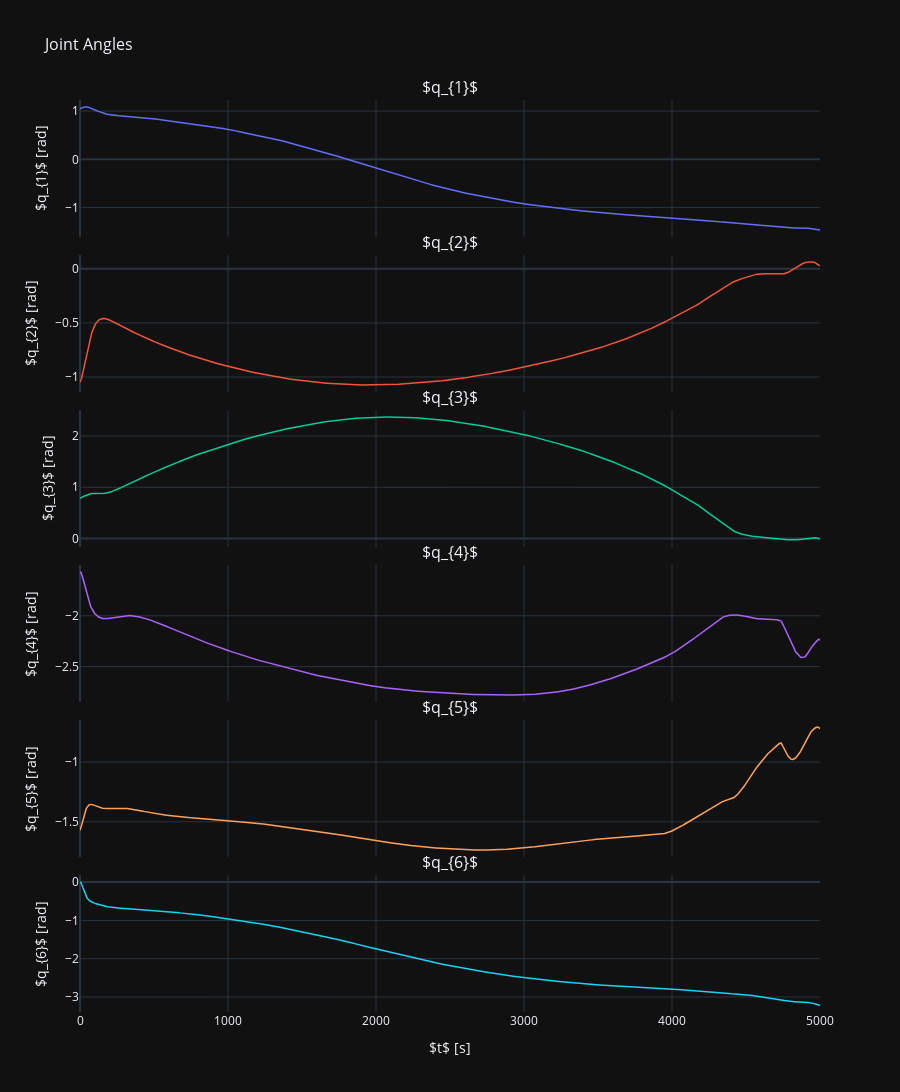
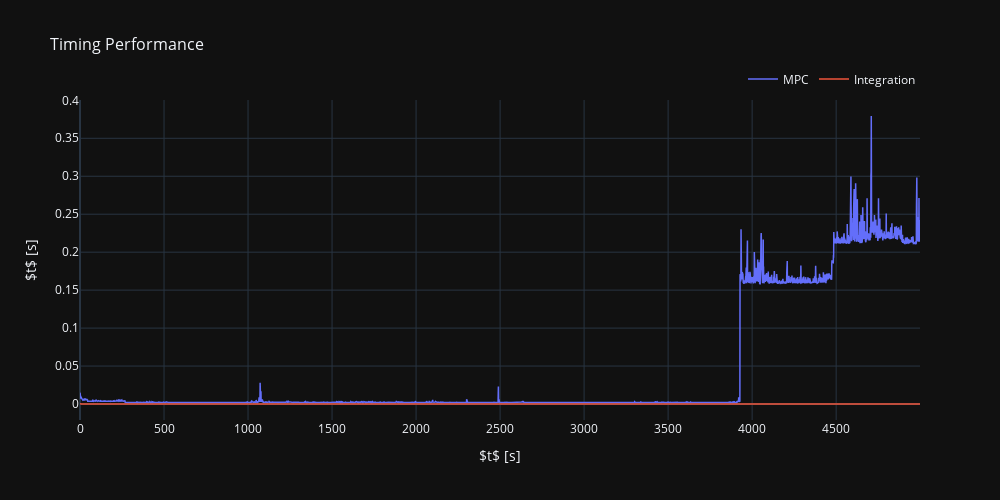
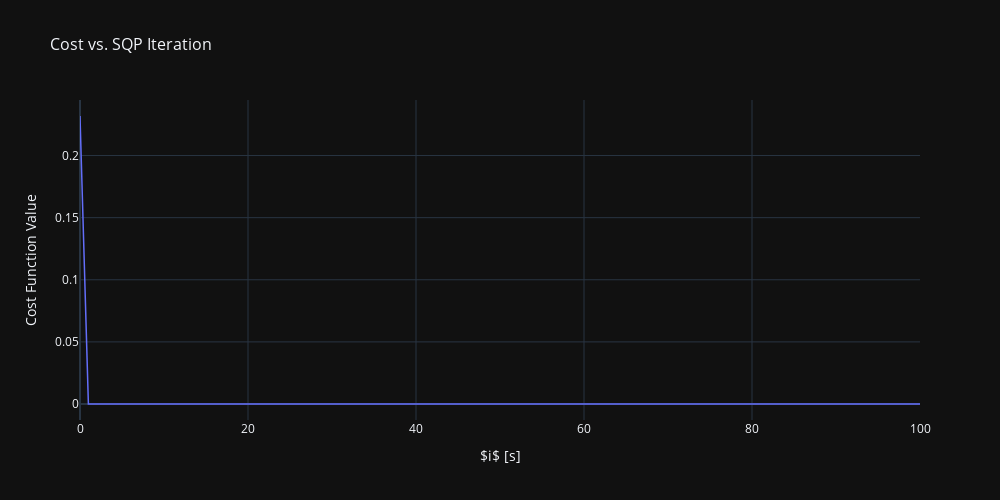

These figures' notebook cell, in order:
### Code cell
from plotter import Plotter
from matplotlib import pyplot as plt

plotter = Plotter()
t = sim0_results['time']
q = sim0_results['q']

#Joint Angles Plot
fig_joints = plotter.joint_angles(t, q, title="Joint Angles")

# #e1 error plot
# ee_xyz = sim0_results["ee_pose"][:3]

# R_ee_t = np.array([
#     [1.0,  0.0,  0.0],
#     [0.0, 1.0,  0.0],
#     [0.0,  0.0, 1.0],
# ])
# ee_task = R_ee_t @ ee_xyz + np.array([0.0, 0.0, 1.0])[:, np.newaxis]

# e1 = np.zeros(ee_task.shape[1])
# z_surface = np.zeros(ee_task.shape[1])

# for i in range(ee_task.shape[1]):
#     e1[i] = sim0.surface.get_point_on_surface(ee_task[0, i], ee_task[1, i]) - ee_task[2, i]
#     z_surface[i] = sim0.surface.get_point_on_surface(ee_task[0, i], ee_task[1, i])
# fig_e1 = plotter.generic_plot(t, e1, z_surface, xlabel="$t$ [s]", ylabel="$e1$ [m]", title="E1 Error", labels=["$e1$", "$z_{surface}$"])

#Acados
stats = sim0.mpc.solver.get_stats('statistics')

#SQP Iteration Plot
sqp_iter = np.arange(1,sim0.mpc.solver.get_stats('sqp_iter') + 1)
fig_cost_itr = plotter.generic_plot(t, stats[3,:], xlabel="$i$ [s]", ylabel="Cost Function Value", title="Cost vs. SQP Iteration", labels=["Cost"])
print(sim0.mpc.solver.get_stats("statistics")[:,0].shape)
print(sim0.mpc.solver.get_stats("residuals").shape)

#Timing Performance Plot
fig_timing = plotter.generic_plot(
    t, 
    sim0.mpc_time, 
    sim0.integration_time, 
    xlabel="$t$ [s]", 
    ylabel="$t$ [s]", 
    title="Timing Performance", 
    labels=["MPC", "Integration"])

# Plot cost vs SQP iteration
#Show Plots
plotter.show(fig_joints)
plotter.show(fig_timing)
plotter.show(fig_cost_itr)
plotter.show(fig_e1)

### Figure 1 — Plotly figure (JSON) as saved in the notebook; plotly's stock layout.template omitted (floating-point values rounded to 4 significant figures; data arrays with more than 128 entries replaced by an {"elided": "..."} marker saying what was removed)
{"data": [{"line": {"color": "#636EFA", "width": 1.5}, "mode": "lines", "name": "$q_{1}$", "type": "scatter", "x": {"elided": "5001 int values"}, "xaxis": "x", "y": {"elided": "5001 float values"}, "yaxis": "y"}, {"line": {"color": "#EF553B", "width": 1.5}, "mode": "lines", "name": "$q_{2}$", "type": "scatter", "x": {"elided": "5001 int values"}, "xaxis": "x2", "y": {"elided": "5001 float values"}, "yaxis": "y2"}, {"line": {"color": "#00CC96", "width": 1.5}, "mode": "lines", "name": "$q_{3}$", "type": "scatter", "x": {"elided": "5001 int values"}, "xaxis": "x3", "y": {"elided": "5001 float values"}, "yaxis": "y3"}, {"line": {"color": "#AB63FA", "width": 1.5}, "mode": "lines", "name": "$q_{4}$", "type": "scatter", "x": {"elided": "5001 int values"}, "xaxis": "x4", "y": {"elided": "5001 float values"}, "yaxis": "y4"}, {"line": {"color": "#FFA15A", "width": 1.5}, "mode": "lines", "name": "$q_{5}$", "type": "scatter", "x": {"elided": "5001 int values"}, "xaxis": "x5", "y": {"elided": "5001 float values"}, "yaxis": "y5"}, {"line": {"color": "#19D3F3", "width": 1.5}, "mode": "lines", "name": "$q_{6}$", "type": "scatter", "x": {"elided": "5001 int values"}, "xaxis": "x6", "y": {"elided": "5001 float values"}, "yaxis": "y6"}], "layout": {"annotations": [{"font": {"size": 16}, "showarrow": false, "text": "$q_{1}$", "x": 0.5, "xanchor": "center", "xref": "paper", "y": 1, "yanchor": "bottom", "yref": "paper"}, {"font": {"size": 16}, "showarrow": false, "text": "$q_{2}$", "x": 0.5, "xanchor": "center", "xref": "paper", "y": 0.83, "yanchor": "bottom", "yref": "paper"}, {"font": {"size": 16}, "showarrow": false, "text": "$q_{3}$", "x": 0.5, "xanchor": "center", "xref": "paper", "y": 0.66, "yanchor": "bottom", "yref": "paper"}, {"font": {"size": 16}, "showarrow": false, "text": "$q_{4}$", "x": 0.5, "xanchor": "center", "xref": "paper", "y": 0.49, "yanchor": "bottom", "yref": "paper"}, {"font": {"size": 16}, "showarrow": false, "text": "$q_{5}$", "x": 0.5, "xanchor": "center", "xref": "paper", "y": 0.32, "yanchor": "bottom", "yref": "paper"}, {"font": {"size": 16}, "showarrow": false, "text": "$q_{6}$", "x": 0.5, "xanchor": "center", "xref": "paper", "y": 0.15, "yanchor": "bottom", "yref": "paper"}], "height": 1200, "showlegend": false, "title": {"font": {"size": 16}, "text": "Joint Angles"}, "xaxis": {"anchor": "y", "domain": [0, 1], "matches": "x6", "showticklabels": false}, "xaxis2": {"anchor": "y2", "domain": [0, 1], "matches": "x6", "showticklabels": false}, "xaxis3": {"anchor": "y3", "domain": [0, 1], "matches": "x6", "showticklabels": false}, "xaxis4": {"anchor": "y4", "domain": [0, 1], "matches": "x6", "showticklabels": false}, "xaxis5": {"anchor": "y5", "domain": [0, 1], "matches": "x6", "showticklabels": false}, "xaxis6": {"anchor": "y6", "domain": [0, 1], "title": {"text": "$t$ [s]"}}, "yaxis": {"anchor": "x", "domain": [0.85, 1], "title": {"text": "$q_{1}$ [rad]"}}, "yaxis2": {"anchor": "x2", "domain": [0.68, 0.83], "title": {"text": "$q_{2}$ [rad]"}}, "yaxis3": {"anchor": "x3", "domain": [0.51, 0.66], "title": {"text": "$q_{3}$ [rad]"}}, "yaxis4": {"anchor": "x4", "domain": [0.34, 0.49], "title": {"text": "$q_{4}$ [rad]"}}, "yaxis5": {"anchor": "x5", "domain": [0.17, 0.32], "title": {"text": "$q_{5}$ [rad]"}}, "yaxis6": {"anchor": "x6", "domain": [0, 0.15], "title": {"text": "$q_{6}$ [rad]"}}}}

### Figure 2 — Plotly figure (JSON) as saved in the notebook; plotly's stock layout.template omitted (floating-point values rounded to 4 significant figures; data arrays with more than 128 entries replaced by an {"elided": "..."} marker saying what was removed)
{"data": [{"line": {"color": "#636EFA", "width": 1.5}, "mode": "lines", "name": "MPC", "type": "scatter", "x": {"elided": "5001 int values"}, "y": {"elided": "5000 float values"}}, {"line": {"color": "#EF553B", "width": 1.5}, "mode": "lines", "name": "Integration", "type": "scatter", "x": {"elided": "5001 int values"}, "y": {"elided": "5000 float values"}}], "layout": {"height": 500, "legend": {"orientation": "h", "x": 1, "xanchor": "right", "y": 1.02, "yanchor": "bottom"}, "title": {"font": {"size": 16}, "text": "Timing Performance"}, "width": 1000, "xaxis": {"title": {"text": "$t$ [s]"}}, "yaxis": {"title": {"text": "$t$ [s]"}}}}

### Figure 3 — Plotly figure (JSON) as saved in the notebook; plotly's stock layout.template omitted (floating-point values rounded to 4 significant figures; data arrays with more than 128 entries replaced by an {"elided": "..."} marker saying what was removed)
{"data": [{"line": {"color": "#636EFA", "width": 1.5}, "mode": "lines", "name": "Cost", "type": "scatter", "x": {"elided": "5001 int values"}, "y": [0.2318, 0.0, 0.0, 0.0, 0.0, 0.0, 0.0, 0.0, 0.0, 0.0, 0.0, 0.0, 0.0, 0.0, 0.0, 0.0, 0.0, 0.0, 0.0, 0.0, 0.0, 0.0, 0.0, 0.0, 0.0, 0.0, 0.0, 0.0, 0.0, 0.0, 0.0, 0.0, 0.0, 0.0, 0.0, 0.0, 0.0, 0.0, 0.0, 0.0, 0.0, 0.0, 0.0, 0.0, 0.0, 0.0, 0.0, 0.0, 0.0, 0.0, 0.0, 0.0, 0.0, 0.0, 0.0, 0.0, 0.0, 0.0, 0.0, 0.0, 0.0, 0.0, 0.0, 0.0, 0.0, 0.0, 0.0, 0.0, 0.0, 0.0, 0.0, 0.0, 0.0, 0.0, 0.0, 0.0, 0.0, 0.0, 0.0, 0.0, 0.0, 0.0, 0.0, 0.0, 0.0, 0.0, 0.0, 0.0, 0.0, 0.0, 0.0, 0.0, 0.0, 0.0, 0.0, 0.0, 0.0, 0.0, 0.0, 0.0, 0.0]}], "layout": {"height": 500, "legend": {"orientation": "h", "x": 1, "xanchor": "right", "y": 1.02, "yanchor": "bottom"}, "title": {"font": {"size": 16}, "text": "Cost vs. SQP Iteration"}, "width": 1000, "xaxis": {"title": {"text": "$i$ [s]"}}, "yaxis": {"title": {"text": "Cost Function Value"}}}}
